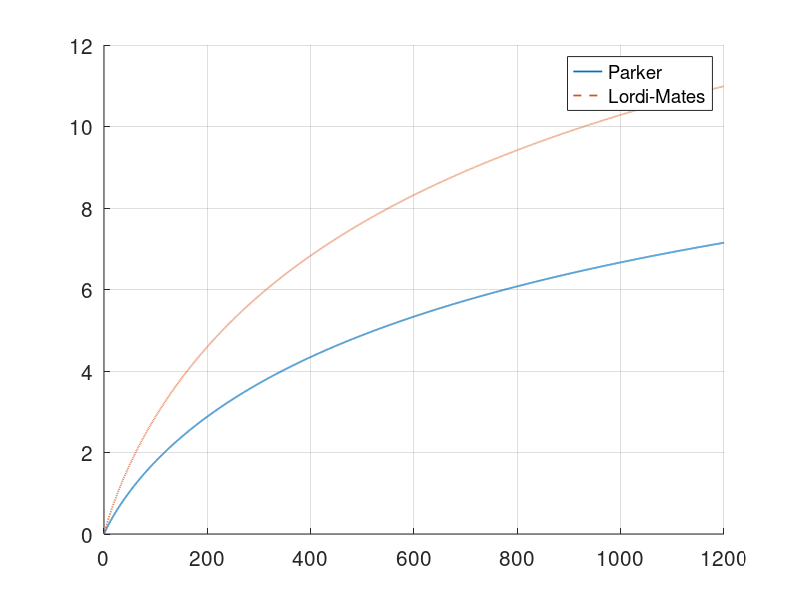

Write the MATLAB code that produced this figure.
fclose('all'); clear all; close all force; profile off; clc; format long g; rng default;

%% Translational Temperature

clc;

k = 1.38064852e-23; % boltzmann constant
c = 3000; % velocity

m = [0.03995,0.02801,0.04401,0.00101,0.00202,0.01802,0.004,0.02801,0.016,0.032,0.048];

T_tr = m * c^2 / ( 3 * k )

%% Rotational Degrees of Freedom

clc;

T_rot = [3103.0,6159.0,3371.0,2256.0,3103.0,6159.0,3371.0,2256.0];
T_ref = 500;

Z_rot = 2 * T_rot ./ T_ref ./ ( exp( T_rot ./ T_ref ) - 1 )

%% Rotational Relaxation Number

clc;

%...Parker
Z_inf_1 = 15.7;
T_star_1 = 91.5;

%...Lordi-Mates
Z_inf_2 = 23.0;
T_star_2 = 80.0;

Z = @(Z_inf, T_star, T_tr) Z_inf ./ ( 1 + pi^(3/2)/2 * (T_star./T_tr).^(1/2) + ...
    ( pi + pi^2/4 ) * (T_star./T_tr) );
T_plot = 0:0.1:1200;

figure
hold on
plot(T_plot,Z(Z_inf_1,T_star_1,T_plot),'LineWidth',1.25)
plot(T_plot,Z(Z_inf_2,T_star_2,T_plot),'LineWidth',1.25,'LineStyle','--')
hold off
legend('Parker','Lordi-Mates','Location','Best')
set(gca,'FontSize',15)
grid on

T_ref = [3103.0,3339.0,6159.0,3371.0,2256.0];
1./Z(Z_inf_1,T_star_1,T_ref)
1./Z(Z_inf_2,T_star_2,T_ref)

%% Vibrational Collision Number

clc;

gas = 'CO2';
switch gas
    case 'N2'
        C1 = 9.1;
        C2 = 220.0;
        T_ref = 3371.0;
        omega = 0.74;
    case 'O2'
        C1 = 56.5;
        C2 = 153.5;
        T_ref = 2256.0;
        omega = 0.77;
    case 'CO'
        C1 = 37.7;
        C2 = 175.0;
        T_ref = 3103.0;
        omega = 0.73;
    case 'CO2'
        C1 = 37.7;
        C2 = 175.0;
        T_ref = 3339.0;
        omega = 0.93;
end
Z = @(T) C1 ./ T.^omega .* exp( C2 ./ power( T, 1/3 ) );

1./Z(T_ref)